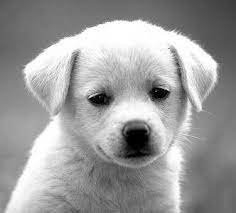
#> input picture sample/dog.png, 236 x 213 px, given in place of eva.png, which was not available
$ python main.py
#> lines starting #> are read from the running program, lines starting #| are printed output that depends on the picture; long printed decimals are rounded; pictures that were not available may be replaced by others from this repository, and a replacement may not be noted
import numpy as np
import sys
from PIL import Image
import math
from scipy.signal import convolve2d
import seaborn as sns
import matplotlib.pyplot as plt

class ImageWatermarking:
    def __init__(self, original_image_name, seed, scaling_factor, save= True):
        self.original_image_path = f'sample/{original_image_name}.png'
        self.noisy_pattern_path = f'result/noisy-pattern-{seed}.png'
        self.watermarked_image_path = f'result/watermarked-{original_image_name}-{scaling_factor}.png'
        self.convolved_image_path = f'result/convolved-{original_image_name}-{scaling_factor}.png'
        # self.convolved_image_path = f'result/convolved-{original_image_name}.png'

        self.scaling_factor = scaling_factor
        self.seed = seed
        self.save = save

        self.original_image = self.open_image(self.original_image_path)
        self.size = self.original_image.shape

        # print(self.original_image)

    def save_image(self, image_array, file_path):
        image = Image.fromarray((image_array).astype(np.uint8), 'L')
        image.save(file_path)

    def open_image(self, file_path):
#> called with file_path = 'sample/eva.png'
        original_image = Image.open(file_path).convert('L')
        original_array = np.array(original_image)
        return original_array

    def normalize(self, pattern):
        pattern = (pattern - np.mean(pattern)) / np.std(pattern)
        return pattern

    def generate_noisy_pattern(self, seed=None):
        if seed is None: seed = self.seed
        Generator = np.random.default_rng(seed)
        noisy_pattern = Generator.integers(0, 2, size=self.size)
        noisy_pattern = 2 * noisy_pattern - 1

        if (self.save):
            self.save_image(noisy_pattern, self.noisy_pattern_path)
#> in save_image, `image = Image.fromarray((image_array).astype(np.uint8), 'L')`:
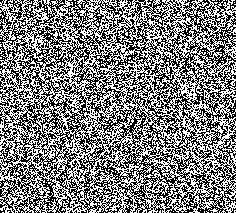
#> image: PIL image 236x213 L; values 1 (black) and 255 (white), 49.7% white in thin lines or dots
#> noisy_pattern: shape (213, 236) int64; values -1 (black) and 1 (white), 50.3% white; black in thin lines or dots

        self.noisy_pattern = noisy_pattern
        return noisy_pattern

    def generate_watermarked_image(self):
        watermark_pattern = self.generate_noisy_pattern()
        watermark_pattern = watermark_pattern[:self.original_image.shape[0], :self.original_image.shape[1]]
        watermarked_image = self.original_image + self.scaling_factor * watermark_pattern
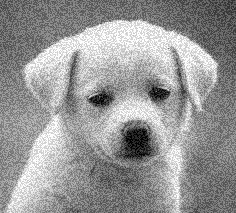
#> watermarked_image: shape (213, 236) int64; min -25, max 280, mean 155.8; drawn with min black and max white
        watermarked_image = np.clip(watermarked_image, 0, 255)

        if (self.save):
            self.save_image(watermarked_image, self.watermarked_image_path)

        self.watermarked_image = watermarked_image
        return watermarked_image

    def detect_watermark(self, seed=None):
        noisy_pattern = self.generate_noisy_pattern(seed=seed)
        normalized_noisy_array = (noisy_pattern - np.mean(noisy_pattern)) / np.std(noisy_pattern)
        edge_enhanced_image = convolve2d(self.watermarked_image, np.divide(np.array([
            [-1, -1, -1],
            [-1, 8, -1],
            [-1, -1, -1]
        ]), 2), mode='same')
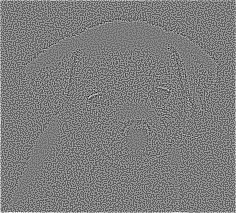
#> edge_enhanced_image: shape (213, 236) float64; min -465.5, max 488.5, mean 3.1; drawn with min black and max white
        normalized_edge_enhanced_image = (edge_enhanced_image - np.mean(edge_enhanced_image)) / np.std(edge_enhanced_image)

        if (self.save):
            self.save_image(edge_enhanced_image, self.convolved_image_path)
#> call 4 of save_image, with file_path = 'result/convolved-eva-25.png'
#> in save_image (call 4), `image = Image.fromarray((image_array).astype(np.uint8), 'L')`:
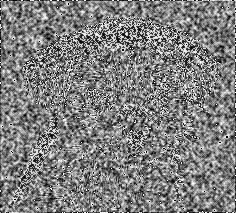
#> image: PIL image 236x213 L; min 0, max 255, mean 126.7
        corr = np.mean(normalized_edge_enhanced_image * normalized_noisy_array)
#> corr = 0.881
        return corr

gain_factor = 25
imageWatermarking = ImageWatermarking('eva', 15012003, gain_factor)
imageWatermarking.generate_watermarked_image()
corr = imageWatermarking.detect_watermark()
#> corr = 0.881
print(f'k={gain_factor} :',corr)
#| k=25 : 0.8805

# [28 lines of commented-out code are left out]
